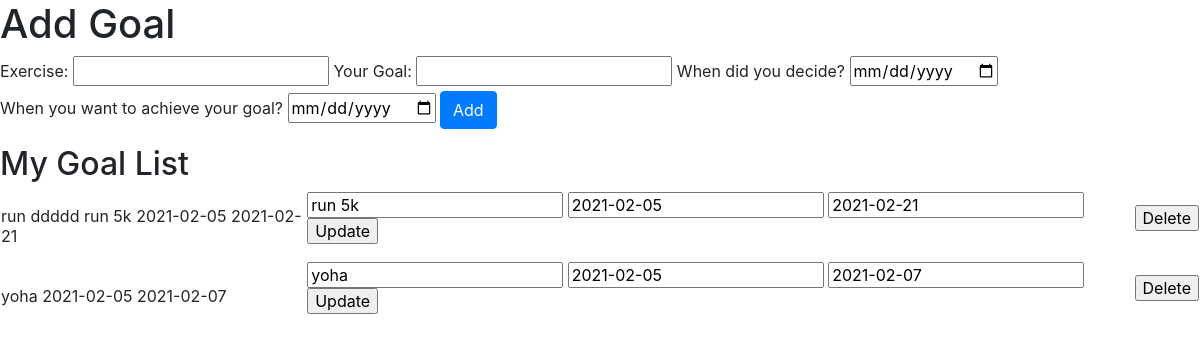
Page /goal on the committed database.
### application/models.py (models this page shows)
class Goal(db.Model):
    id = db.Column(db.Integer, primary_key=True)
    goal_name = db.Column(db.String)
    goal_setdate = db.Column(db.String)
    goal_finishdate = db.Column(db.String)
    goal_success = db.Column(db.Boolean)
    exercise_id = db.Column(db.Integer, db.ForeignKey('exercise.id'))

class Exercise(db.Model):
    id = db.Column(db.Integer, primary_key = True)
    name = db.Column(db.String(30))
    done = db.Column(db.String(100))
    date = db.Column(db.String(30))
    goal = db.relationship('Goal', backref='exercise')

### application/routes.py (the view, shortened to what this page needs)
@app.route("/goal", methods=['GET', 'POST'])
def editgoal():
    goals = Goal.query.all()
    return render_template("edit_goal.html", goals=goals)

### application/templates/edit_goal.html (shortened to what this page needs)
<html>
<head>
    <link rel="stylesheet" href="{{ url_for('static', filename='style.css') }}">
    <link rel="stylesheet" href="https://stackpath.bootstrapcdn.com/bootstrap/4.4.1/css/bootstrap.min.css"
>
</head>
<body>
    <h1>Add Goal</h1>
    <form method="POST" action="/goal">
        <label>Exercise: </label>
        <input type="text" name="exercise_id">
        <label>Your Goal: </label>
        <input type="text" name="goal_name">
        <label>When did you decide?</label>
        <input type="date" name="goal_setdate">
        <label>When you want to achieve your goal?</label>
        <input type="date" name="goal_finishdate">
        <button type="submit" class="btn btn-primary">Add</button>
    </form>
    <h2>My Goal List</h2>
    <table>
        {% for goal in goals %}
        <tr>
            <td>
                {{goal.exercise.name}}
                {{goal.exercise.done}}
                {{goal.goal_name}}
                {{goal.goal_setdate}}
                {{goal.goal_finishdate}}
            </td>
            <td>
                <form method="POST" action="./update-goal">
                    <input type="text" value="{{goal.goal_name}}" name="newname">
                    <input type="text" value="{{goal.goal_setdate}}" name="newsetdate">
                    <input type="text" value="{{goal.goal_finishdate}}" name="newfinishdate">
                    <input type="submit" value="Update">
                </form>
            </td>
            <td>
                <form method="POST" action="./delete-goal">
                    <input type="submit" value="Delete">
                </form>
            </td>
        </tr>
        {% endfor %}
    </table>
</body>
</html>

### application/static/style.css (style rules this page uses)
body { text-align: center; }

### rows in the picture
Goal: exercise.name "run", exercise.done "ddddd", goal_name "run 5k", goal_setdate "2021-02-05", goal_finishdate "2021-02-21", newname "run 5k", newsetdate "2021-02-05", newfinishdate "2021-02-21"
Goal: goal_name "yoha", goal_setdate "2021-02-05", goal_finishdate "2021-02-07", newname "yoha", newsetdate "2021-02-05", newfinishdate "2021-02-07"
